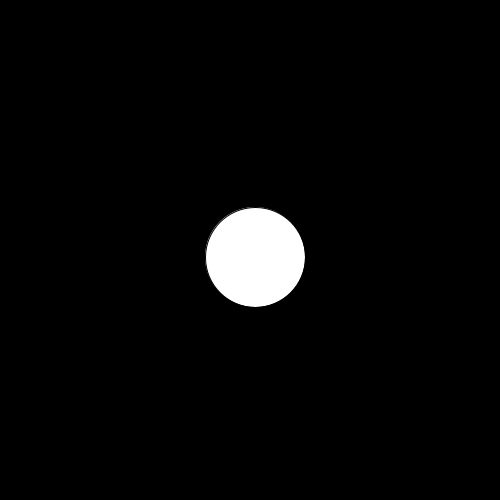
Frame 1 (no input)
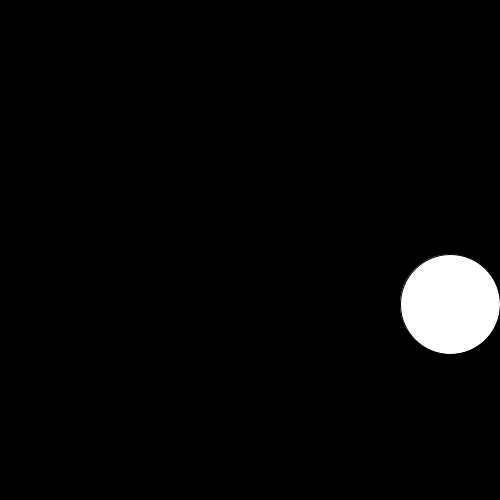
Frame 60 (the mouse pressed at the canvas centre just before this capture)
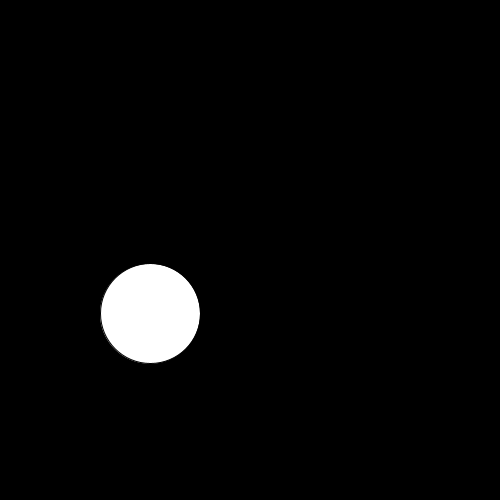
Frame 120 (the mouse held since frame 60 and released just before this capture)

The Processing sketch that drew these frames (run headless with seeded random() and noise(); from frame 60 on, the mouse is pressed at the canvas centre):

// Processing sketch: balls
// ── balls.pde
PVector position;
PVector velocity; 
PVector acceleration;
int radius; 

void setup(){
  size(500,500);
  background(0);
  
  position = new PVector(width/2,height/2);
  velocity = new PVector(5,7);
  acceleration = new PVector(0,-.9);
  
}

void draw(){
  background(0);
  position.add(velocity);
  velocity.add(acceleration);
  
  if (position.x >=(width-radius/2) || position.x <=radius/2){
    velocity.x = velocity.x *-1;
    //acceleration.x = acceleration.x *-1;
  }
  if (position.y >=(height-radius/2) || position.y <=radius/2){
    velocity.y = velocity.y *-1;
  }
  
  ellipse(position.x, position.y,100,100);
  
}
